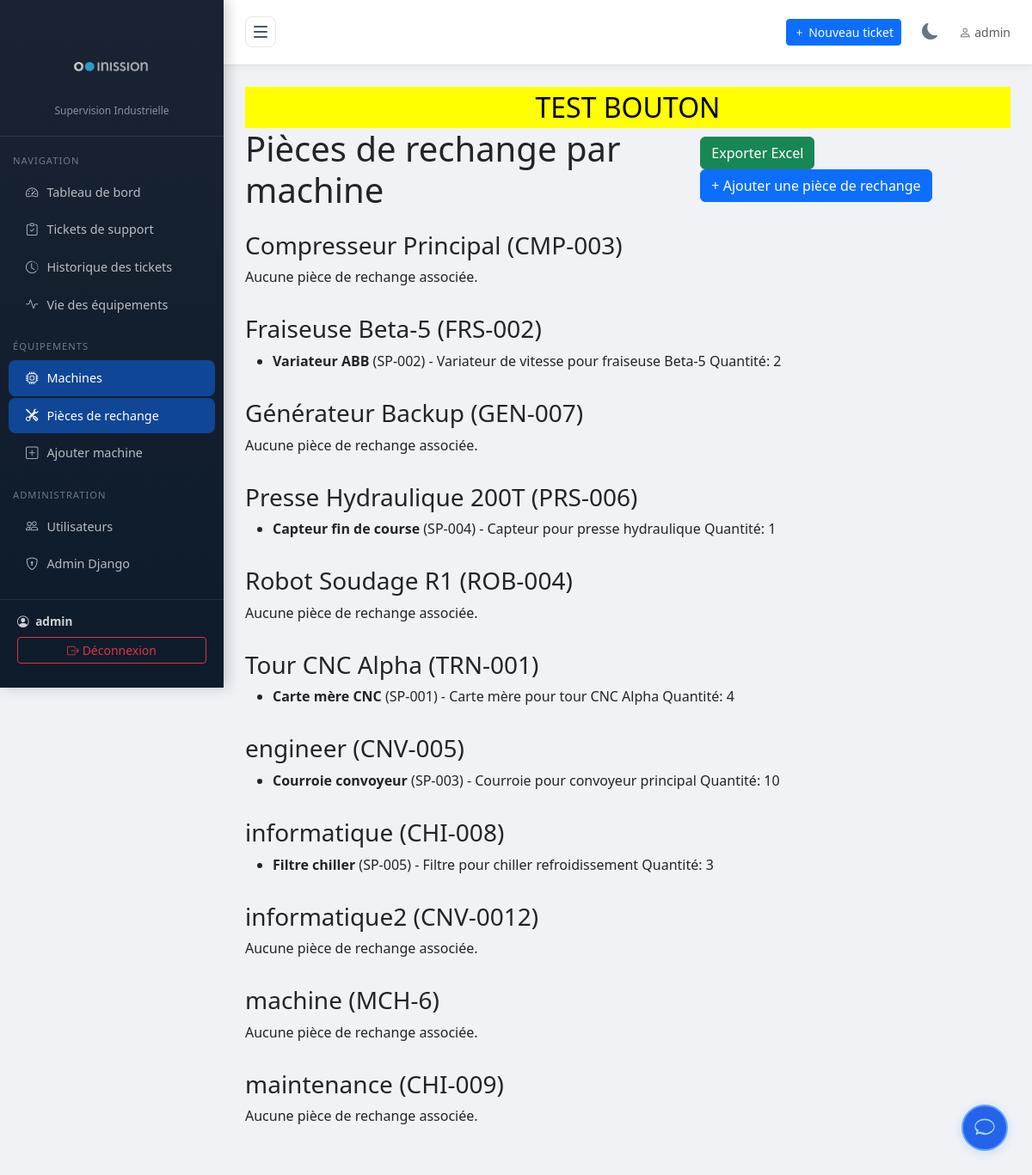
Before: /machines/spare-parts/ (signed in) with the older database file.
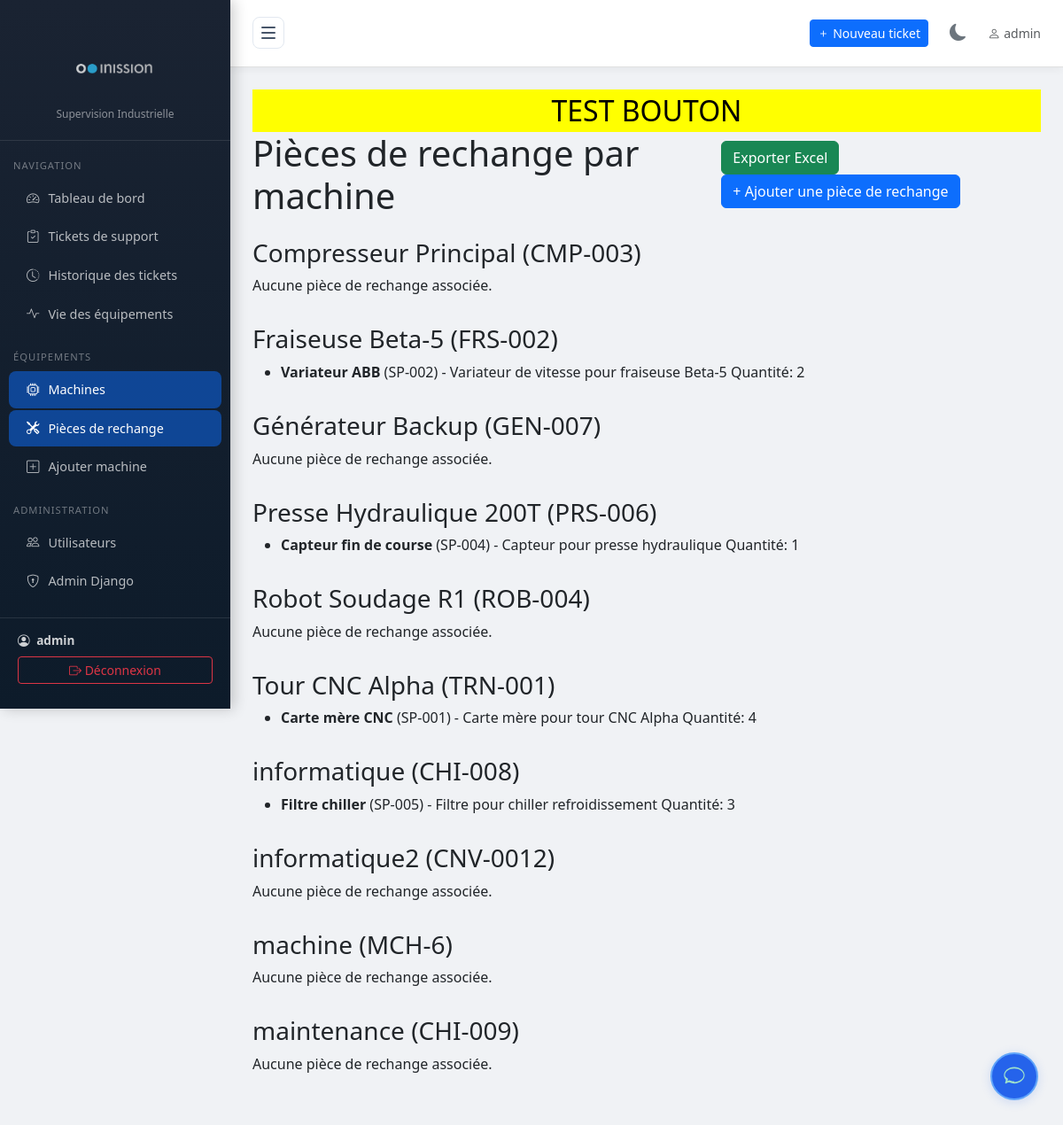
After: the same page with the newer database file.
### tickets/models.py (models this page shows, shortened)
class Machine(models.Model):
    nom = models.CharField(max_length=200, verbose_name="Nom de la machine")
    reference = models.CharField(max_length=100, unique=True, verbose_name="Référence")
    localisation = models.CharField(max_length=200, verbose_name="Localisation / Zone")
    description = models.TextField(blank=True, verbose_name="Description")
    actif = models.BooleanField(default=True, verbose_name="Active")
    date_installation = models.DateField(null=True, blank=True, verbose_name="Date d'installation")
    department = models.ForeignKey('Department', on_delete=models.SET_NULL, null=True, blank=True, verbose_name="Département associé")
    operator = models.ForeignKey('OperatorProfile', on_delete=models.SET_NULL, null=True, blank=True, verbose_name="Opérateur assigné")
    manuel_pdf = models.FileField(upload_to='machines/manuals/', blank=True, null=True, verbose_name="Manuel d'utilisation (PDF)")
    manuel_texte = models.TextField(blank=True, null=True, verbose_name="Manuel d'utilisation (texte)")
    class Meta:
        verbose_name = "Machine"
        verbose_name_plural = "Machines"
        ordering = ['nom']

class SparePart(models.Model):
    nom = models.CharField(max_length=200, verbose_name="Nom de la pièce")
    reference = models.CharField(max_length=100, unique=True, verbose_name="Référence pièce")
    description = models.TextField(blank=True, verbose_name="Description")
    machines = models.ManyToManyField('Machine', related_name='spare_parts', blank=True, verbose_name="Machines concernées")
    quantite = models.PositiveIntegerField(default=0, verbose_name="Quantité disponible")
    actif = models.BooleanField(default=True, verbose_name="Active")
    class Meta:
        verbose_name = "Pièce de rechange"
        verbose_name_plural = "Pièces de rechange"
        ordering = ['nom']

### tickets/views.py (the view)
# urls.py: path('machines/spare-parts/', views.machine_spare_parts_view, name='machine_spare_parts'),
@login_required
def machine_spare_parts_view(request):
    from .models import Machine
    machines = Machine.objects.prefetch_related('spare_parts').all()
    spare_parts = SparePart.objects.all()
    stock_critique = spare_parts.filter(quantite__lt=3, actif=True)
    return render(request, 'tickets/machine_spare_parts.html', {
        'machines': machines,
        'spare_parts': spare_parts,
        'stock_critique': stock_critique,
    })

### tickets/templatetags/permissions.py (called while the page is built)
@register.filter
def is_admin_or_supervisor(user):
    if user.is_superuser or user.is_staff:
        return True
    profile = getattr(user, 'operatorprofile', None)
    return profile and profile.role == 'superviseur'

### templates/tickets/machine_spare_parts.html (shortened to what this page needs)
{% extends 'tickets/base.html' %}
{% block content %}
<div style="background: #ff0; color: #000; font-size: 2em; text-align: center;">TEST BOUTON</div>
<div style="display: flex; justify-content: space-between; align-items: center; margin-bottom: 1.5em;">
  <h1 style="margin: 0;">Pièces de rechange par machine</h1>
  <div>
    <a href="{% url 'export_spare_parts_excel' %}" class="btn btn-success" style="margin-right: 0.5em;">Exporter Excel</a>
    <a href="{% url 'add_spare_part' %}" class="btn btn-primary">+ Ajouter une pièce de rechange</a>
  </div>
</div>
<div>
  {% for machine in machines %}
    <div style="margin-bottom:2em;">
      <h3>{{ machine.nom }} ({{ machine.reference }})</h3>
      {% if machine.spare_parts.all %}
        <ul>
          {% for part in machine.spare_parts.all %}
            <li>
              <strong>{{ part.nom }}</strong> ({{ part.reference }}) - {{ part.description }}
              <span>Quantité: {{ part.quantite }}</span>
            </li>
          {% empty %}
            <li>Aucune pièce de rechange associée.</li>
          {% endfor %}
        </ul>
      {% else %}
        <p>Aucune pièce de rechange associée.</p>
      {% endif %}
    </div>
  {% endfor %}
</div>
{% endblock %}

Changed rows visible on the page:
removed Machine: nom "engineer", reference "CNV-005"
no longer on this page (row unchanged): SparePart: nom "Courroie convoyeur", reference "SP-003", description "Courroie pour convoyeur principal", quantite "10", shown under "engineer"
